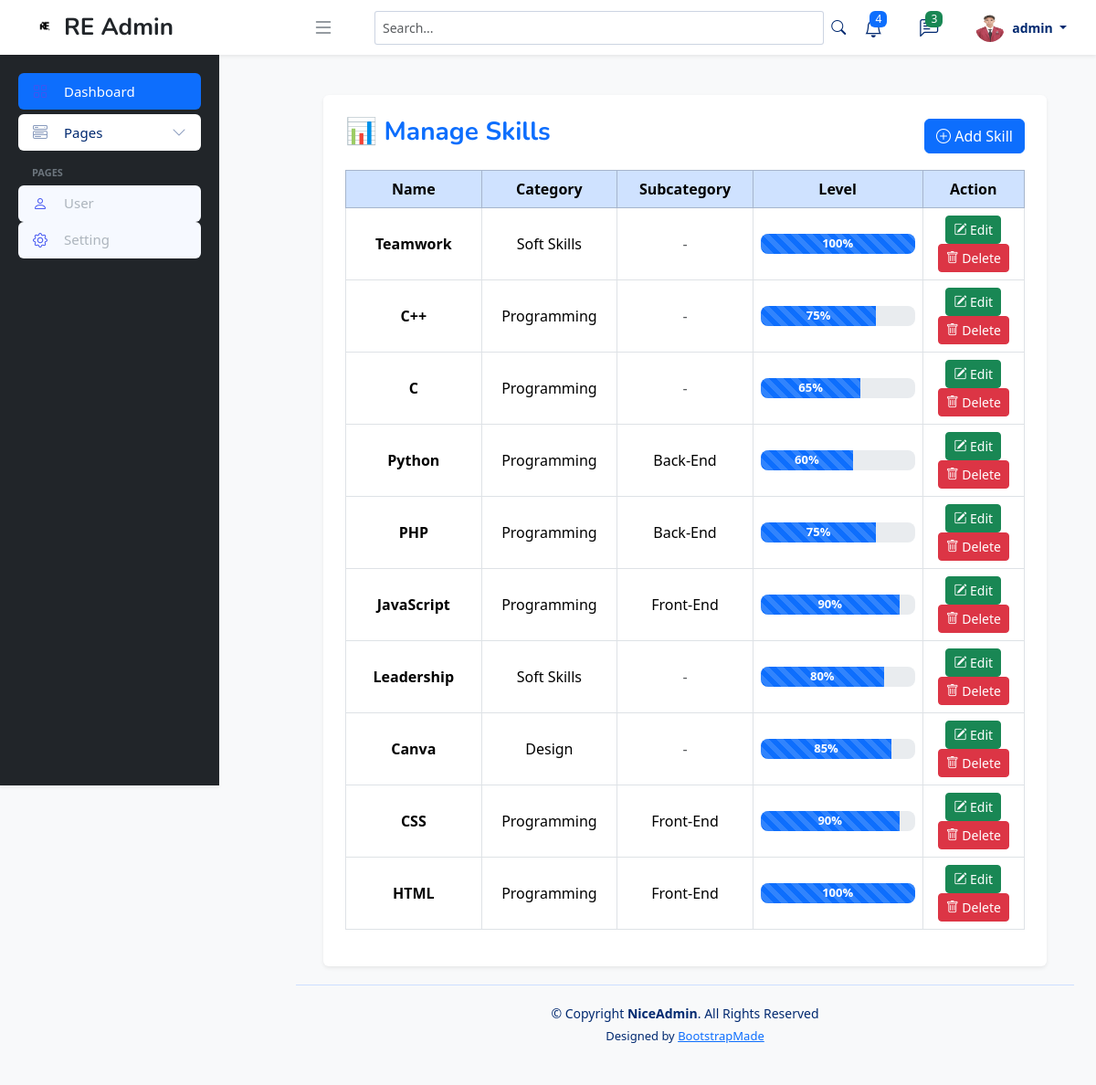
The app's page /admin/home.php?page=skills (signed in) with its own data.
### tables this page shows
CREATE TABLE `skills` (
  `id` int(11) NOT NULL,
  `name` varchar(100) DEFAULT NULL,
  `category` varchar(100) NOT NULL,
  `percentage` int(11) DEFAULT NULL,
  `subcategory` varchar(100) DEFAULT NULL
);

### admin/content/skills.php (the view, shortened to what this page needs)
<?php
include 'koneksi.php';
$skills = mysqli_query($koneksi, "SELECT * FROM skills ORDER BY id DESC");
?>
<!DOCTYPE html>
<html lang="en">
<head>
    <link href="https://cdn.jsdelivr.net/npm/bootstrap@5.3.2/dist/css/bootstrap.min.css" rel="stylesheet">
</head>
<body class="p-4">
    <div class="container bg-white p-4 rounded shadow-sm">
        <div class="page-header mb-3">
            <h3 class="fw-bold text-primary">📊 Manage Skills</h3>
            <a href="?page=tambah-skills" class="btn btn-primary">
                <i class="bi bi-plus-circle"></i> Add Skill
            </a>
        </div>
        <div class="table-responsive">
            <table class="table table-hover table-bordered align-middle">
                <thead class="table-primary">
                    <tr>
                        <th width="20%">Name</th>
                        <th width="20%">Category</th>
                        <th width="20%">Subcategory</th>
                        <th width="25%">Level</th>
                        <th width="15%">Action</th>
                    </tr>
                </thead>
                <tbody>
                    <?php if (mysqli_num_rows($skills) > 0): ?>
                        <?php while ($row = mysqli_fetch_assoc($skills)): ?>
                            <tr>
                                <td class="fw-semibold"><?= htmlspecialchars($row['name']) ?></td>
                                <td><?= htmlspecialchars($row['category']) ?></td>
                                <td><?= $row['subcategory'] ? htmlspecialchars($row['subcategory']) : '<span class="text-muted">-</span>' ?>
                                </td>
                                <td>
                                    <div class="progress">
                                        <div class="progress-bar progress-bar-striped progress-bar-animated" role="progressbar"
                                            style="width: <?= intval($row['percentage']) ?>%">
                                            <?= intval($row['percentage']) ?>%
                                        </div>
                                    </div>
                                </td>
                                <td>
                                    <a href="?page=tambah-skills&edit=<?= intval($row['id']) ?>" class="btn btn-sm btn-success">
                                        <i class="bi bi-pencil-square"></i> Edit
                                    </a>
                                    <a href="?page=skills&delete=<?= intval($row['id']) ?>" onclick="return confirm('Hapus skill ini?')"
                                        class="btn btn-sm btn-danger">
                                        <i class="bi bi-trash"></i> Delete
                                    </a>
                                </td>
                            </tr>
                        <?php endwhile; ?>
                    <?php else: ?>
                        <tr>
                            <td colspan="5" class="text-center text-muted">Belum ada data skill</td>
                        </tr>
                    <?php endif; ?>
                </tbody>
            </table>
        </div>
    </div>
    <link rel="stylesheet" href="https://cdn.jsdelivr.net/npm/bootstrap-icons@1.11.1/font/bootstrap-icons.css">
</body>
</html>

### admin/assets/css/style.css (style rules this page uses)
:root { scroll-behavior: smooth; }
body { font-family: "Open Sans", sans-serif; background: #f6f9ff; color: #444444; }
a { color: #4154f1; text-decoration: none; }
h1, h2, h3, h4, h5, h6 { font-family: "Nunito", sans-serif; }

### admin/content/skills.php (style rules this page uses)
body { background-color: #f8f9fa; }
.page-header { display: flex; justify-content: space-between; align-items: center; }
.progress { height: 22px; border-radius: 8px; }
.progress-bar { font-weight: bold; font-size: 13px; }
table th, table td { vertical-align: middle; text-align: center; }

### records on screen
skills: name "Teamwork", category "Soft Skills", percentage "100"
skills: name "C++", category "Programming", percentage "75"
skills: name "C", category "Programming", percentage "65"
skills: name "Python", category "Programming", subcategory "Back-End", percentage "60"
skills: name "PHP", category "Programming", subcategory "Back-End", percentage "75"
skills: name "JavaScript", category "Programming", subcategory "Front-End", percentage "90"
skills: name "Leadership", category "Soft Skills", percentage "80"
skills: name "Canva", category "Design", percentage "85"
skills: name "CSS", category "Programming", subcategory "Front-End", percentage "90"
skills: name "HTML", category "Programming", subcategory "Front-End", percentage "100"

### other values on screen
$_SESSION['NAME'] "admin"
